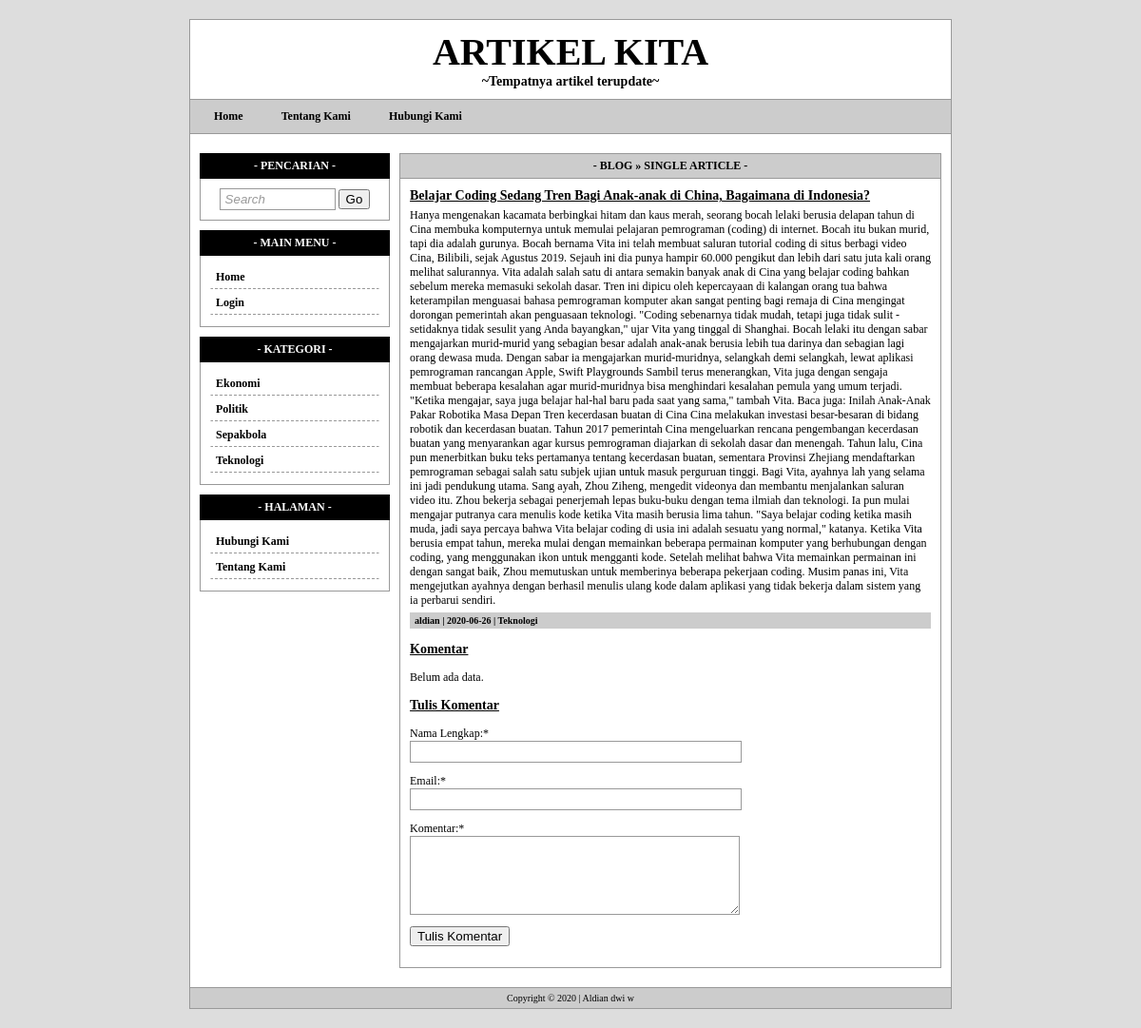
The app's page /single.php?id=41 with its own data.
### tables this page shows
CREATE TABLE `tw_page` (
  `page_id` int(11) NOT NULL,
  `page_user` varchar(32) NOT NULL,
  `page_date` date NOT NULL,
  `page_title` varchar(255) NOT NULL,
  `page_body` text NOT NULL,
  `page_top` int(2) NOT NULL
);

CREATE TABLE `tw_category` (
  `cat_id` int(11) NOT NULL,
  `cat_name` varchar(32) NOT NULL
);

CREATE TABLE `tw_blog` (
  `blog_id` int(11) NOT NULL,
  `blog_user` varchar(32) NOT NULL,
  `blog_cat_id` int(11) NOT NULL,
  `blog_date` date NOT NULL,
  `blog_title` varchar(255) NOT NULL,
  `blog_body` text NOT NULL
);

### single.php (the view, shortened to what this page needs)
<?php
include'template/overall/header.php';
echo '<div class="content-title">- Blog &raquo; Single Article -</div>';
echo '<div class="content-body">';
$id = abs((int)$_GET['id']);
$sql = mysqli_query($koneksi, "SELECT * FROM tw_blog WHERE blog_id='$id'") or die(mysql_error());
if(mysqli_num_rows($sql) == 0){
	echo 'Blank...!';
}else{
	$data = mysqli_fetch_assoc($sql);
	$cat_id = $data['blog_cat_id'];
	$cat = mysqli_query($koneksi, "SELECT * FROM tw_category WHERE cat_id='$cat_id'");
	$data_cat = mysqli_fetch_assoc($cat);
	echo '<div id="blog">';
	echo '<div class="blog-title">'.$data['blog_title'].'</div>';
	echo '<div class="blog-desc">'.$data['blog_body'].'</div>';
	echo '<div class="blog-info">';
	echo $data['blog_user'].' | '.$data['blog_date'].' | '.$data_cat['cat_name'];
	echo '</div>';
	echo '<p class="blog-title">Komentar</p>';
	$com = mysqli_query($koneksi, "SELECT * FROM tw_comment WHERE com_blog_id='$id' ORDER BY com_id DESC");
	if(mysqli_num_rows($com) != 0){
		while($dataCom = mysqli_fetch_assoc($com)){
			echo '<p style="border-bottom:1px dashed #CCC; padding-bottom:10px">';
			echo '<b>Nama Lengkap:</b> '.$dataCom['com_name'].'<br />';
			echo '<b>Email:</b> '.$dataCom['com_email'].'<br />';
			echo '<b>Komentar:</b> '.$dataCom['com_body'];
			echo '</p>';
		}
	}else{
		echo '<p>Belum ada data.</p>';
	}
	echo '<p class="blog-title">Tulis Komentar</p>';
	echo '<form action="" method="post">';
	echo '<p>Nama Lengkap:*<br /><input type="text" name="nama" size="40" /></p>';
	echo '<p>Email:*<br /><input type="text" name="email" size="40" /></p>';
	echo '<p>Komentar:*<br /><textarea name="pesan" rows="5" cols="40"></textarea></p>';
	echo '<p><input type="submit" name="submit" value="Tulis Komentar" /></p>';
	echo '</form>';
	echo '</div>';
}
echo '</div>';
include'template/overall/footer.php';
?>

### template/menu.php (shortened to what this page needs)
<center></center><?php
$sql = mysqli_query($koneksi, "SELECT * FROM tw_page WHERE page_top=1 ORDER BY page_id ASC");
if(mysqli_num_rows($sql) != 0){
	echo '<a href="index.php">Home</a>';
	while($data = mysqli_fetch_assoc($sql)){
		echo '<a href="page.php?id='.$data['page_id'].'">'.$data['page_title'].'</a>';
	}
}
?>

### template/widget/category.php
<div class="widget-title" style="background:#000; color:#FFF; border:1px solid #000;">- Kategori -</div>
<div class="widget-body">
    <?php
	$sql = mysqli_query($koneksi, "SELECT * FROM tw_category ORDER BY cat_name ASC");
	if(mysqli_num_rows($sql) != 0){
		while($data = mysqli_fetch_assoc($sql)){
			echo '<a class="menu" href="category.php?id='.$data['cat_id'].'">'.$data['cat_name'].'</a>';
		}
	}
	?>
</div>

### template/widget/page.php
<div class="widget-title" style="background:#000; color:#FFF; border:1px solid #000;">- Halaman -</div>
<div class="widget-body">
    <?php
	$sql = mysqli_query($koneksi, "SELECT * FROM tw_page ORDER BY page_title ASC");
	if(mysqli_num_rows($sql) != 0){
		while($data = mysqli_fetch_assoc($sql)){
			echo '<a class="menu" href="page.php?id='.$data['page_id'].'">'.$data['page_title'].'</a>';
		}
	}
	?>
</div>

### style.css (style rules this page uses)
body { font-family:tahoma; font-size:12px; background:#DDD; padding:0; margin:0; }
a { color:#0099FF; text-decoration:none; }
input[type="text"], input[type="password"], select, textarea { border:1px solid #999; padding:3px 5px; }
#menu a { text-decoration:none; color:#000000; font-weight:bold; padding:3px 15px; margin-right:10px; }
#widget .widget-title { background:#CCC; padding:5px 10px; font-weight:bold; border:1px solid #999; text-align:center; text-transform:uppercase; }
#widget .widget-body { padding:10px; border:1px solid #999; border-top:none; margin-bottom:10px; }
#widget .widget-body a.menu { display:block; padding:4px 5px; margin-bottom:2px; border:1px solid #FFF; border-bottom:1px dashed #999; color:#000; font-weight:bold; }
#content .content-title { background:#CCC; padding:5px 10px; font-weight:bold; border:1px solid #999; text-align:center; text-transform:uppercase; }
#content .content-body { padding:10px; border:1px solid #999; border-top:none; margin-bottom:10px; }
#content .content-body #blog { margin-bottom:10px; }
#content .content-body #blog .blog-title { font-weight:bold; font-size:14px; text-decoration:underline; }
#content .content-body #blog .blog-desc { margin:5px 0px; }
#content .content-body #blog .blog-info { background:#CCC; padding:3px 5px; font-size:10px; font-weight:bold; }

### records on screen
tw_page: page_title "Tentang Kami"
tw_page: page_title "Hubungi Kami"
tw_category: cat_name "Ekonomi"
tw_category: cat_name "Politik"
tw_category: cat_name "Sepakbola"
tw_category: cat_name "Teknologi"
tw_blog: blog_title "Belajar Coding Sedang Tren Bagi Anak-anak di China, Bagaimana di Indonesia?", blog_body "Hanya mengenakan kacamata berbingkai hitam dan kaus merah, seorang bocah lelaki berusia delapan tahun di Cina membuka komputernya untuk memulai pelajaran pemrograman (coding) di internet. Bocah itu bukan murid, tapi dia adalah gurunya. Bocah bernama Vita ini telah membuat saluran tutorial coding di situs berbagi video Cina, Bilibili, sejak Agustus 2019. Sejauh ini dia punya hampir 60.000 pengikut dan lebih dari satu juta kali orang melihat salurannya. Vita adalah salah satu di antara semakin banyak anak di Cina yang belajar coding bahkan sebelum mereka memasuki sekolah dasar. Tren ini dipicu oleh kepercayaan di kalangan orang tua bahwa keterampilan menguasai bahasa pemrograman komputer akan…", blog_user "aldian", blog_date "2020-06-26"
